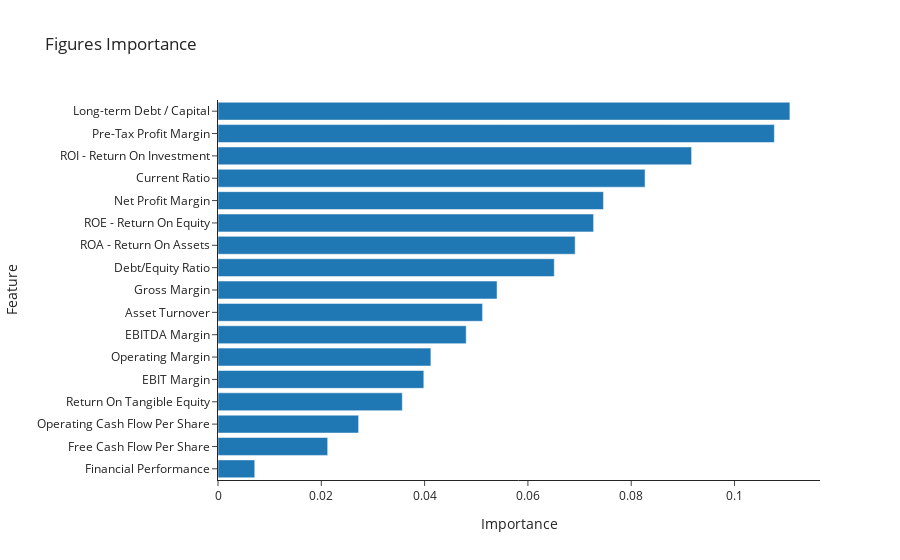

The cell this chart's notebook holds for it:
### Code cell
fig=px.bar(feature_importances_df.sort_values(by="Importance", ascending=True), y="Feature", x="Importance", template="simple_white", title="Figures Importance")
fig.show()

### Figure 1 — Plotly figure (JSON) as saved in the notebook; plotly's stock layout.template omitted (floating-point values rounded to 4 significant figures)
{"data": [{"alignmentgroup": "True", "hovertemplate": "Importance=%{x}<br>Feature=%{y}<extra></extra>", "legendgroup": "", "marker": {"color": "#1F77B4", "pattern": {"shape": ""}}, "name": "", "offsetgroup": "", "orientation": "h", "showlegend": false, "textposition": "auto", "type": "bar", "x": [0.007119, 0.02124, 0.02722, 0.03568, 0.03985, 0.04121, 0.04805, 0.05122, 0.05403, 0.0651, 0.06915, 0.07271, 0.07463, 0.08268, 0.09169, 0.1077, 0.1107], "xaxis": "x", "y": ["Financial Performance", "Free Cash Flow Per Share", "Operating Cash Flow Per Share", "Return On Tangible Equity", "EBIT Margin", "Operating Margin", "EBITDA Margin", "Asset Turnover", "Gross Margin", "Debt/Equity Ratio", "ROA - Return On Assets", "ROE - Return On Equity", "Net Profit Margin", "Current Ratio", "ROI - Return On Investment", "Pre-Tax Profit Margin", "Long-term Debt / Capital"], "yaxis": "y"}], "layout": {"barmode": "relative", "legend": {"tracegroupgap": 0}, "title": {"text": "Figures Importance"}, "xaxis": {"anchor": "y", "domain": [0, 1], "title": {"text": "Importance"}}, "yaxis": {"anchor": "x", "domain": [0, 1], "title": {"text": "Feature"}}}}
